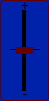
   <widget class="QFrame" name="key_23">
    <property name="geometry">
     <rect>
      <x>750</x>
      <y>10</y>
      <width>49</width>
      <height>101</height>
     </rect>
    </property>
    <property name="styleSheet">
     <string notr="true">QFrame
{
	background: #0022AA;
	border: 1px solid rgb(100,0,0);
	border-radius: 4px;
}

QLabel
{
	border: none;
	background: rgba(0,0,0,0);
}

QSlider::groove:vertical {
    background: black;
    position: absolute; /* absolutely position 4px from the left and right of the widget. setting margins on the widget should work too... */
    left: 4px; right: 4px;
	width: 4px;
}

QSlider::handle:vertical {
    height: 7px;
    background: rgb(100,0,0);
    margin: 0 -9px; /* expand outside the groove */
}

QSlider::add-page:vertical {
    background: black;
	width: 4px;
}

QSlider::sub-page:vertical {
    background: black;
	width: 4px;
}</string>
    </property>
    <property name="frameShape">
     <enum>QFrame::StyledPanel</enum>
    </property>
    <property name="frameShadow">
     <enum>QFrame::Raised</enum>
    </property>
    <widget class="QSlider" name="slider_23">
     <property name="geometry">
      <rect>
       <x>16</x>
       <y>10</y>
       <width>17</width>
       <height>81</height>
      </rect>
     </property>
     <property name="minimum">
      <number>32</number>
     </property>
     <property name="maximum">
      <number>96</number>
     </property>
     <property name="sliderPosition">
      <number>64</number>
     </property>
     <property name="orientation">
      <enum>Qt::Vertical</enum>
     </property>
     <property name="tickPosition">
      <enum>QSlider::NoTicks</enum>
     </property>
     <property name="tickInterval">
      <number>0</number>
     </property>
    </widget>
    <widget class="QLabel" name="label_17">
     <property name="geometry">
      <rect>
       <x>20</x>
       <y>0</y>
       <width>10</width>
       <height>10</height>
      </rect>
     </property>
     <property name="font">
      <font>
       <pointsize>10</pointsize>
      </font>
     </property>
     <property name="styleSheet">
      <string notr="true"/>
     </property>
     <property name="text">
      <string>+</string>
     </property>
     <property name="alignment">
      <set>Qt::AlignCenter</set>
     </property>
    </widget>
    <widget class="QLabel" name="label_41">
     <property name="geometry">
      <rect>
       <x>20</x>
       <y>88</y>
       <width>10</width>
       <height>10</height>
      </rect>
     </property>
     <property name="font">
      <font>
       <pointsize>10</pointsize>
      </font>
     </property>
     <property name="styleSheet">
      <string notr="true"/>
     </property>
     <property name="text">
      <string>-</string>
     </property>
     <property name="alignment">
      <set>Qt::AlignCenter</set>
     </property>
    </widget>
    <widget class="QLabel" name="mid_16">
     <property name="geometry">
      <rect>
       <x>10</x>
       <y>49</y>
       <width>30</width>
       <height>1</height>
      </rect>
     </property>
     <property name="font">
      <font>
       <pointsize>10</pointsize>
      </font>
     </property>
     <property name="styleSheet">
      <string notr="true">background: black;
border-radius: 2px;</string>
     </property>
     <property name="text">
      <string/>
     </property>
     <property name="alignment">
      <set>Qt::AlignCenter</set>
     </property>
    </widget>
    <zorder>label_17</zorder>
    <zorder>label_41</zorder>
    <zorder>mid_16</zorder>
    <zorder>slider_23</zorder>
   </widget>
